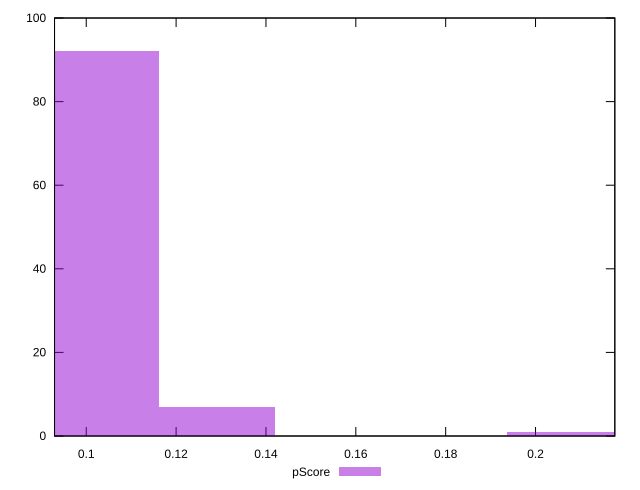

Write the gnuplot code that produced this figure.
reset

$pScore <<EOF
0.20667046050160426 1
0.10333523025080213 92
0.12916903781350267 7
EOF

set key outside below
set boxwidth 0.025833807562700532
set xrange [0.09294117647058825:0.21764705882352942]
set yrange [0:100]
set trange [0:100]
set style fill transparent solid 0.5 noborder
set terminal svg size 640, 490 enhanced background rgb 'white'
set output "reports/report_00031_2021-02-24T23-18-18.084Z/unused-javascript/samples/astro/pScore/histogram.svg"

plot $pScore title "pScore" with boxes

reset
